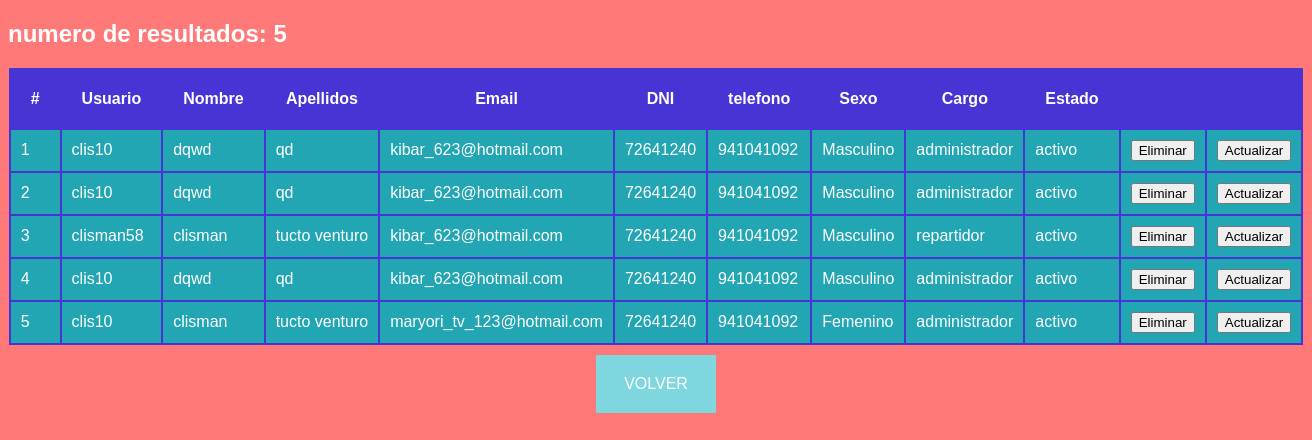
The page /App/Administrar_Usuario.php on the database its author committed.
### tables this page shows
CREATE TABLE `usuarioss` (
  `id` int(11) NOT NULL,
  `usuario` varchar(100) NOT NULL,
  `password` varchar(100) NOT NULL,
  `email` varchar(100) NOT NULL,
  `nombre` varchar(100) NOT NULL,
  `apellidos` varchar(100) NOT NULL,
  `DNI` int(11) NOT NULL,
  `telefono` int(11) NOT NULL,
  `sexo` text NOT NULL,
  `cargo` text NOT NULL,
  `estado` text NOT NULL
);

### App/clases/Administrador.php (called while the page is built, shortened)
<?php
class Administrador{
    public function mostrar()
    {
        try {
            $conexionDB = new ConexionBD();
            $conn = $conexionDB->abrirConexion();
            $sql = "SELECT u.id, u.usuario, u.nombre, u.apellidos, u.email, u.DNI, u.telefono, u.sexo, u.cargo, u.estado
                    FROM usuarioss as u";
            $resultado = $conn->query($sql);
            return $resultado;
        } catch (Exception $e) {
            return $e->getMessage();
        }
    }
 }

### App/Administrar_Usuario.php (the view, shortened to what this page needs)
<!DOCTYPE html>
<html lang="en" dir="ltr">
  <head>
  </head>
  <body>
  </body>
</html>
<?php
include_once "clases/Administrador.php";
$administrador = new Administrador();
$resultado = $administrador->mostrar();
    echo "<h2>numero de resultados: ".$resultado->rowCount()."</h2>";
    echo "<table class='tabla'>
            <tr class='tabla_prin'>
                <th class='tabla_cuadro'>#</th>
                <th class='tabla_cuadro'>Usuario</th>
                <th class='tabla_cuadro'>Nombre</th>
                <th class='tabla_cuadro'>Apellidos</th>
                <th class='tabla_cuadro'>Email</th>
                <th class='tabla_cuadro'>DNI</th>
                <th class='tabla_cuadro'>telefono</th>
                <th class='tabla_cuadro'>Sexo</th>
                <th class='tabla_cuadro'>Cargo</th>
                <th class='tabla_cuadro'>Estado</th>
                <th class='tabla_cuadro'>&nbsp;</th>
                <th class='tabla_cuadro'>&nbsp;</th>
            </tr>";
    foreach ($resultado->fetchAll() as $k => $item) {
        echo "<tr>
                <td class='tabla_celda'>" . ($k + 1) . "</td>
                <td class='tabla_celda'>" . $item["usuario"] . "</td>
                <td class='tabla_celda'>" . $item["nombre"] . "</td>
                <td class='tabla_celda'>" . $item["apellidos"] . "</td>
                <td class='tabla_celda'>" . $item["email"] . "</td>
                <td class='tabla_celda'>" . $item["DNI"] . "</td>
                <td class='tabla_celda'>" . $item["telefono"] . "</td>
                <td class='tabla_celda'>" . $item["sexo"] . "</td>
                <td class='tabla_celda'>" . $item["cargo"] . "</td>
                <td class='tabla_celda'>" . $item["estado"] . "</td>
                <td class='tabla_celda'><form method='post' action='Eliminar_Usuario.php'>
                        <input type='hidden' name='id' value='".$item["id"]."'>
                        <input type='submit' name='submit' value='Eliminar'>
                    </form>
                </td>
                <td class='tabla_celda'><form method='post' action='Actualizar_usuario.php'>
                        <input type='hidden' name='id' value='".$item["id"]."'>
                        <input type='submit' name='submit2' value='Actualizar'>
                    </form>
                </td>
              </tr>";
    }
    echo "</table>";
  ?>
  <div class="volver">
    <a href="/proyecto/index.php">VOLVER</a>
  </div>

### App/Administrar_Usuario.php (style rules this page uses)
body { background: #ff7979; font-family: sans-serif; }
.tabla { background: #4834d4; color: #fff; margin: auto; }
.tabla_cuadro { padding: 20px; }
.tabla_celda { padding: 10px; background: #22a6b3; }
.volver { padding: 20px; width: 80px; background: #7ed6df; margin: auto; margin-top: 10px; text-align: center; }
a { color: #fff; font-family: sans-serif; text-decoration: none; }
h2 { color: #fff; font-family: sans-serif; }

### rows shown on the page
usuarioss: usuario "clis10", nombre "dqwd", apellidos "qd", email "kibar_623@hotmail.com", DNI "72641240", telefono "941041092", sexo "Masculino", cargo "administrador", estado "activo"
usuarioss: usuario "clis10", nombre "dqwd", apellidos "qd", email "kibar_623@hotmail.com", DNI "72641240", telefono "941041092", sexo "Masculino", cargo "administrador", estado "activo"
usuarioss: usuario "clisman58", nombre "clisman", apellidos "tucto venturo", email "kibar_623@hotmail.com", DNI "72641240", telefono "941041092", sexo "Masculino", cargo "repartidor", estado "activo"
usuarioss: usuario "clis10", nombre "dqwd", apellidos "qd", email "kibar_623@hotmail.com", DNI "72641240", telefono "941041092", sexo "Masculino", cargo "administrador", estado "activo"
usuarioss: usuario "clis10", nombre "clisman", apellidos "tucto venturo", email "maryori_tv_123@hotmail.com", DNI "72641240", telefono "941041092", sexo "Femenino", cargo "administrador", estado "activo"

### other values the page prints
$resultado->rowCount() "5"
